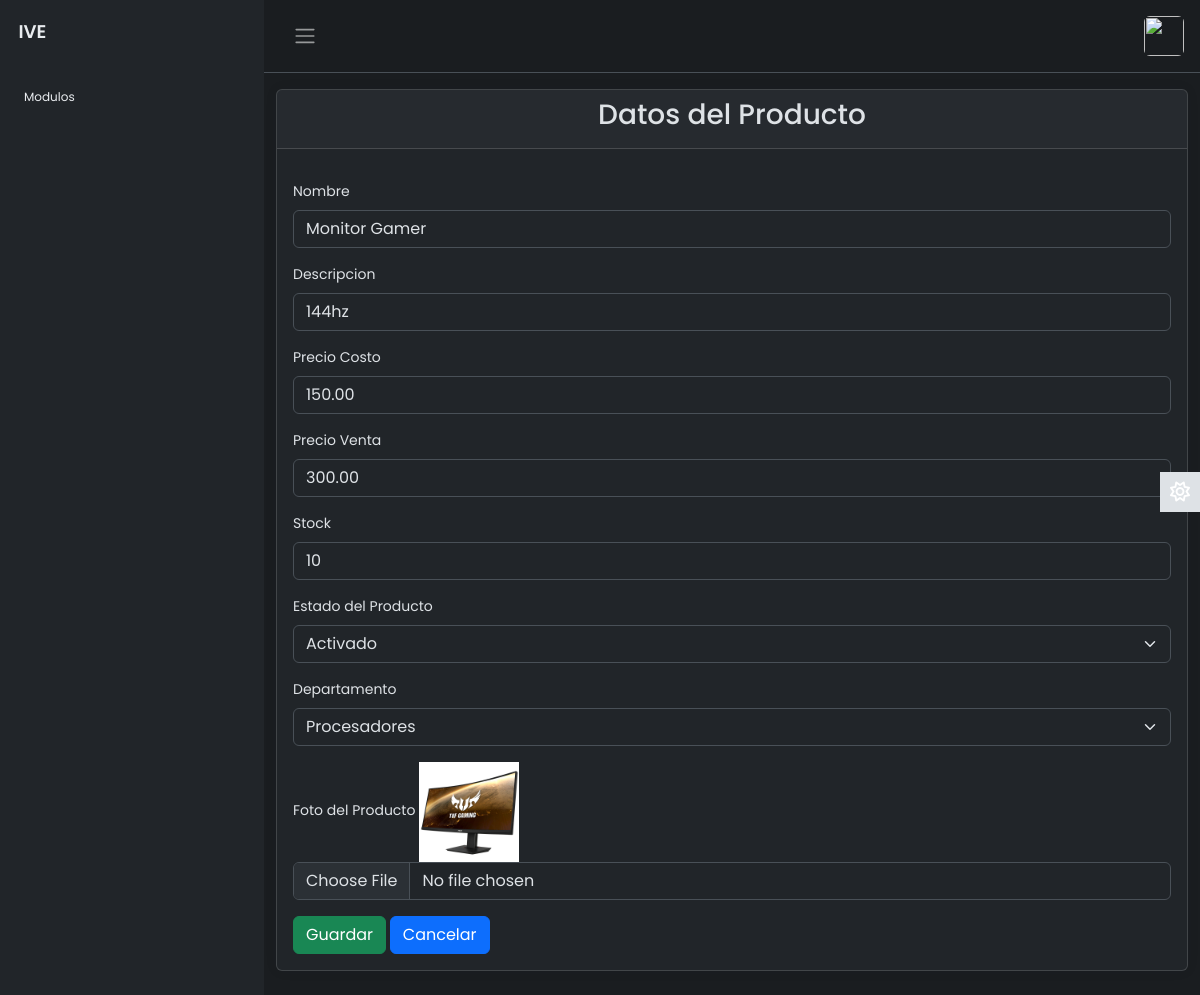
Screenshot of /modulos/productos/EditarProducto.php?txtID=85 (signed in) with the database file from the repository.
### tables this page shows
CREATE TABLE `productos` (
  `IDProducto` int(11) NOT NULL,
  `Nombre` varchar(255) DEFAULT NULL,
  `Descripcion` text DEFAULT NULL,
  `precio_venta` decimal(10,2) DEFAULT NULL,
  `Stock` int(11) DEFAULT NULL,
  `lActivo` int(11) NOT NULL,
  `fotoproducto` text DEFAULT NULL,
  `precio_costo` decimal(10,2) DEFAULT NULL,
  `IDDepartamento` int(11) DEFAULT NULL
);

CREATE TABLE `departamentos` (
  `IDDepartamento` int(11) NOT NULL,
  `NombreDepartamento` varchar(100) NOT NULL,
  `lActivo` int(11) NOT NULL DEFAULT 1
);

### modulos/productos/EditarProducto.php (the view, shortened to what this page needs)
<?php
require("../../config/dbcontext.php");
if (isset($_GET['txtID'])) {
    $txtID = $_GET['txtID'];
    $query = $link->prepare("SELECT * FROM productos WHERE IDProducto = ?");
    $query->bind_param("s", $txtID);
    $query->execute();
    $result = $query->get_result();
    if ($result->num_rows > 0) {
        $registro = $result->fetch_assoc();
        $nombre = $registro["Nombre"];
        $descripcion = $registro["Descripcion"];
        $precio_venta = $registro["precio_venta"];
        $stock = $registro["Stock"];
        $precio_costo = $registro["precio_costo"];
        $IDDepartamento = $registro["IDDepartamento"];
        $fotoproducto = $registro["fotoproducto"];
        $query_todos_departamentos = $link->prepare("SELECT IDDepartamento,NombreDepartamento FROM Departamentos ");
        $query_todos_departamentos->execute();
        $result_todos_departamentos = $query_todos_departamentos->get_result();
    } else {
        echo "NO SE ENCONTRARON REGISTROS";
    }
}
?>
<?php include("../../layout/top.php") ?>
<div class="container mt-3">
    <div class="card">
        <div class="card-header">
            <h3 class="d-flex justify-content-center">Datos del Producto</h3>
        </div>
        <div class="card-body">
            <form method="post" id="formEditarProducto" enctype="multipart/form-data">
                <div class="mb-3">
                    <label for="nombre" class="form-label">Nombre</label>
                    <input type="text" value="<?php echo $nombre; ?>" class="form-control" name="nombre" id="nombre">
                </div>
                <div class="mb-3">
                    <label for="descripcion" class="form-label">Descripcion</label>
                    <input type="text" value="<?php echo $descripcion; ?>" class="form-control" name="descripcion" id="descripcion">
                </div>
                <div class="mb-3">
                    <label for="precio" class="form-label">Precio Costo</label>
                    <input type="number" value="<?php echo $precio_costo; ?>" class="form-control" name="precio_costo" id="precio_costo">
                </div>
                <div class="mb-3">
                    <label for="precio" class="form-label">Precio Venta</label>
                    <input type="number" value="<?php echo $precio_venta; ?>" class="form-control" name="precio_venta" id="precio_venta">
                </div>
                <div class="mb-3">
                    <label for="stock" class="form-label">Stock</label>
                    <input type="number" value="<?php echo $stock; ?>" class="form-control" name="stock" id="stock">
                </div>
                <div class="mb-3">
                    <label for="activo" class="form-label">Estado del Producto</label>
                    <select aria-valuemax="" class="form-select form-select" name="activo" id="activo">
                        <option value="1" <?php echo ($registro["lActivo"] == 1) ? 'selected' : ''; ?>>Activado</option>
                    </select>
                </div>
                <div class="mb-3">
                    <label for="departamento" class="form-label">Departamento</label>
                    <select name='departamento' class="form-select form-select" id="departamento">
                        <?php
                        while ($row = $result_todos_departamentos->fetch_assoc()) {
                            $IDDepartamento_actual = $row["IDDepartamento"];
                            $nombre_departamento_actual = $row["NombreDepartamento"];
                        ?>
                            <option value='<?php echo $IDDepartamento_actual; ?>' <?php if ($IDDepartamento_actual == $IDDepartamento) echo 'selected'; ?>><?php echo $nombre_departamento_actual; ?></option>
                        <?php
                        }
                        ?>
                    </select>
                </div>
                <div class="mb-3">
                    <label for="foto_producto" class="form-label">Foto del Producto</label>
                    <img src="../../images/<?php echo $fotoproducto ?>" alt="" width="100">
                    <input type="file" id="foto_producto" name="fotoproducto" class="form-control">
                </div>
                <button type="submit" class="btn btn-success">Guardar</button>
                <a class="btn btn-primary" href="index.php" role="button">Cancelar</a>
            </form>
        </div>
    </div>
</div>
<?php include("../../layout/foot.php"); ?>

### layout/style.css (style rules this page uses)
body { font-family: 'Poppins', sans-serif; font-size: 0.875rem; opacity: 1; overflow-y: scroll; margin: 0; }
a { cursor: pointer; text-decoration: none; font-family: 'Poppins', sans-serif; }
.card { box-shadow: 0 0 .875rem 0 rgba(34, 46, 60, .05); margin-bottom: 24px; }

### rows the page displays
productos: nombre "Monitor Gamer", descripcion "144hz", precio_costo "150.00", precio_venta "300.00", stock "10", activo "Activado", departamento "Procesadores", fotoproducto (picture)
